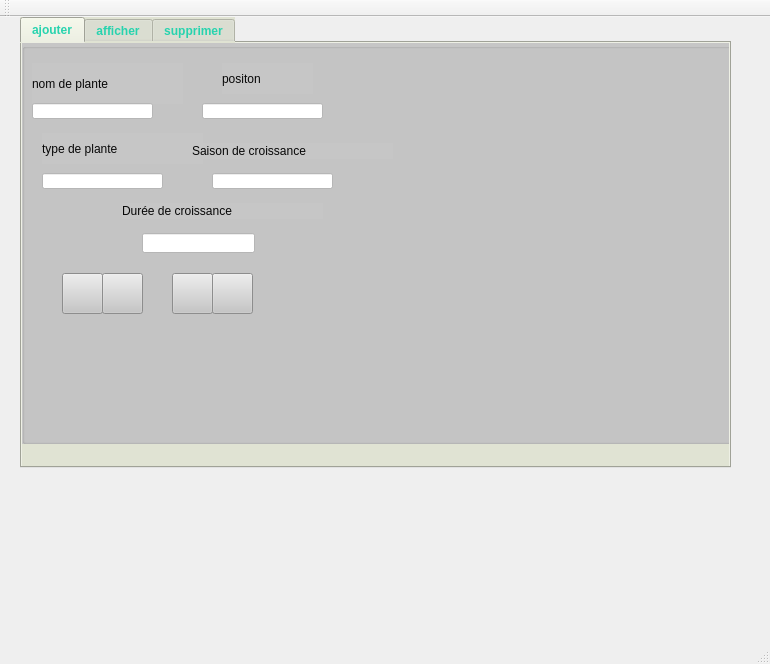
<?xml version="1.0" encoding="UTF-8"?>
<ui version="4.0">
 <class>MainWindow</class>
 <widget class="QMainWindow" name="MainWindow">
  <property name="geometry">
   <rect>
    <x>0</x>
    <y>0</y>
    <width>770</width>
    <height>664</height>
   </rect>
  </property>
  <property name="windowTitle">
   <string>Gestion des Clients</string>
  </property>
  <widget class="QWidget" name="centralWidget">
   <widget class="QTabWidget" name="tabWidget">
    <property name="geometry">
     <rect>
      <x>20</x>
      <y>0</y>
      <width>711</width>
      <height>451</height>
     </rect>
    </property>
    <property name="font">
     <font>
      <weight>75</weight>
      <bold>true</bold>
     </font>
    </property>
    <property name="styleSheet">
     <string notr="true">color: rgb(39, 211, 174);
background-color: rgb(224, 227, 211);

</string>
    </property>
    <property name="currentIndex">
     <number>0</number>
    </property>
    <property name="iconSize">
     <size>
      <width>18</width>
      <height>18</height>
     </size>
    </property>
    <widget class="QWidget" name="tab">
     <attribute name="title">
      <string>ajouter</string>
     </attribute>
     <widget class="QGroupBox" name="groupBox">
      <property name="geometry">
       <rect>
        <x>0</x>
        <y>0</y>
        <width>711</width>
        <height>401</height>
       </rect>
      </property>
      <property name="styleSheet">
       <string notr="true">background-color: rgb(198, 198, 198);</string>
      </property>
      <property name="title">
       <string/>
      </property>
      <widget class="QLabel" name="label">
       <property name="geometry">
        <rect>
         <x>10</x>
         <y>20</y>
         <width>151</width>
         <height>41</height>
        </rect>
       </property>
       <property name="styleSheet">
        <string notr="true">color: rgb(7, 7, 7);
font: 12pt &quot;MS Shell Dlg 2&quot;;</string>
       </property>
       <property name="text">
        <string>nom de plante</string>
       </property>
      </widget>
      <widget class="QLabel" name="label_2">
       <property name="geometry">
        <rect>
         <x>20</x>
         <y>90</y>
         <width>161</width>
         <height>31</height>
        </rect>
       </property>
       <property name="styleSheet">
        <string notr="true">color: rgb(7, 7, 7);
font: 12pt &quot;MS Shell Dlg 2&quot;;</string>
       </property>
       <property name="text">
        <string>type de plante</string>
       </property>
      </widget>
      <widget class="QLabel" name="label_3">
       <property name="geometry">
        <rect>
         <x>200</x>
         <y>20</y>
         <width>91</width>
         <height>31</height>
        </rect>
       </property>
       <property name="styleSheet">
        <string notr="true">color: rgb(7, 7, 7);
font: 12pt &quot;MS Shell Dlg 2&quot;;</string>
       </property>
       <property name="text">
        <string>positon</string>
       </property>
      </widget>
      <widget class="QPushButton" name="pb_ajouter">
       <property name="geometry">
        <rect>
         <x>40</x>
         <y>230</y>
         <width>41</width>
         <height>41</height>
        </rect>
       </property>
       <property name="styleSheet">
        <string notr="true">
font: 75 18pt &quot;MS Shell Dlg 2&quot;;</string>
       </property>
       <property name="text">
        <string/>
       </property>
       <property name="icon">
        <iconset>
         <normaloff>../image-removebg-preview (3).png</normaloff>../image-removebg-preview (3).png</iconset>
       </property>
      </widget>
      <widget class="QLineEdit" name="le_id">
       <property name="geometry">
        <rect>
         <x>10</x>
         <y>60</y>
         <width>121</width>
         <height>16</height>
        </rect>
       </property>
       <property name="styleSheet">
        <string notr="true">QLineEdit{
background-color: rgb(255, 255, 255);}</string>
       </property>
      </widget>
      <widget class="QLabel" name="label_11">
       <property name="geometry">
        <rect>
         <x>100</x>
         <y>160</y>
         <width>201</width>
         <height>16</height>
        </rect>
       </property>
       <property name="styleSheet">
        <string notr="true">color: rgb(7, 7, 7);
font: 12pt &quot;MS Shell Dlg 2&quot;;</string>
       </property>
       <property name="text">
        <string>Durée de croissance</string>
       </property>
      </widget>
      <widget class="QLabel" name="label_13">
       <property name="geometry">
        <rect>
         <x>170</x>
         <y>100</y>
         <width>201</width>
         <height>16</height>
        </rect>
       </property>
       <property name="styleSheet">
        <string notr="true">color: rgb(7, 7, 7);
font: 12pt &quot;MS Shell Dlg 2&quot;;</string>
       </property>
       <property name="text">
        <string>Saison de croissance</string>
       </property>
      </widget>
      <widget class="QLineEdit" name="le_pos">
       <property name="geometry">
        <rect>
         <x>180</x>
         <y>60</y>
         <width>121</width>
         <height>16</height>
        </rect>
       </property>
       <property name="styleSheet">
        <string notr="true">QLineEdit{
background-color: rgb(255, 255, 255);}</string>
       </property>
      </widget>
      <widget class="QLineEdit" name="le_type">
       <property name="geometry">
        <rect>
         <x>20</x>
         <y>130</y>
         <width>121</width>
         <height>16</height>
        </rect>
       </property>
       <property name="styleSheet">
        <string notr="true">QLineEdit{
background-color: rgb(255, 255, 255);}</string>
       </property>
      </widget>
      <widget class="QLineEdit" name="le_saison">
       <property name="geometry">
        <rect>
         <x>190</x>
         <y>130</y>
         <width>121</width>
         <height>16</height>
        </rect>
       </property>
       <property name="styleSheet">
        <string notr="true">QLineEdit{
background-color: rgb(255, 255, 255);}</string>
       </property>
      </widget>
      <widget class="QLineEdit" name="lineEdit">
       <property name="geometry">
        <rect>
         <x>120</x>
         <y>190</y>
         <width>113</width>
         <height>20</height>
        </rect>
       </property>
       <property name="styleSheet">
        <string notr="true">QLineEdit{
background-color: rgb(255, 255, 255);}</string>
       </property>
      </widget>
      <widget class="QPushButton" name="pb_ajouter_2">
       <property name="geometry">
        <rect>
         <x>80</x>
         <y>230</y>
         <width>41</width>
         <height>41</height>
        </rect>
       </property>
       <property name="styleSheet">
        <string notr="true">color: rgb(255, 14, 14);
font: 75 18pt &quot;MS Shell Dlg 2&quot;;</string>
       </property>
       <property name="text">
        <string/>
       </property>
       <property name="icon">
        <iconset>
         <normaloff>../image-removebg-preview (4).png</normaloff>../image-removebg-preview (4).png</iconset>
       </property>
      </widget>
      <widget class="QPushButton" name="pushButton_2">
       <property name="geometry">
        <rect>
         <x>150</x>
         <y>230</y>
         <width>41</width>
         <height>41</height>
        </rect>
       </property>
       <property name="text">
        <string/>
       </property>
       <property name="icon">
        <iconset>
         <normaloff>../image-removebg-preview (7).png</normaloff>../image-removebg-preview (7).png</iconset>
       </property>
      </widget>
      <widget class="QPushButton" name="pushButton_3">
       <property name="geometry">
        <rect>
         <x>190</x>
         <y>230</y>
         <width>41</width>
         <height>41</height>
        </rect>
       </property>
       <property name="text">
        <string/>
       </property>
       <property name="icon">
        <iconset>
         <normaloff>../image-removebg-preview (6).png</normaloff>../image-removebg-preview (6).png</iconset>
       </property>
      </widget>
     </widget>
    </widget>
    <widget class="QWidget" name="tab_2">
     <attribute name="title">
      <string>afficher</string>
     </attribute>
     <widget class="QTableView" name="tableView">
      <property name="geometry">
       <rect>
        <x>240</x>
        <y>0</y>
        <width>461</width>
        <height>401</height>
       </rect>
      </property>
     </widget>
     <widget class="QLineEdit" name="le_rechercher_2">
      <property name="geometry">
       <rect>
        <x>20</x>
        <y>30</y>
        <width>171</width>
        <height>20</height>
       </rect>
      </property>
      <property name="styleSheet">
       <string notr="true">background-color: rgb(255, 255, 255);</string>
      </property>
     </widget>
     <widget class="QPushButton" name="rechercher">
      <property name="geometry">
       <rect>
        <x>200</x>
        <y>30</y>
        <width>41</width>
        <height>23</height>
       </rect>
      </property>
      <property name="styleSheet">
       <string notr="true">QPushButton {
background-color: rgb(255, 213, 44);color :rgb(255, 255, 255);
border-radius: 70px;
}</string>
      </property>
      <property name="text">
       <string/>
      </property>
      <property name="icon">
       <iconset>
        <normaloff>../image-removebg-preview.png</normaloff>../image-removebg-preview.png</iconset>
      </property>
     </widget>
     <widget class="QRadioButton" name="radioButton">
      <property name="geometry">
       <rect>
        <x>50</x>
        <y>90</y>
        <width>83</width>
        <height>18</height>
       </rect>
      </property>
      <property name="text">
       <string>tri id</string>
      </property>
     </widget>
     <widget class="QRadioButton" name="radioButton_2">
      <property name="geometry">
       <rect>
        <x>50</x>
        <y>130</y>
        <width>83</width>
        <height>18</height>
       </rect>
      </property>
      <property name="text">
       <string>tri pos</string>
      </property>
     </widget>
    </widget>
    <widget class="QWidget" name="tab_3">
     <attribute name="title">
      <string>supprimer</string>
     </attribute>
     <widget class="QGroupBox" name="groupBox_3">
      <property name="geometry">
       <rect>
        <x>0</x>
        <y>0</y>
        <width>691</width>
        <height>501</height>
       </rect>
      </property>
      <property name="title">
       <string/>
      </property>
      <widget class="QLabel" name="label_4">
       <property name="geometry">
        <rect>
         <x>50</x>
         <y>30</y>
         <width>261</width>
         <height>41</height>
        </rect>
       </property>
       <property name="styleSheet">
        <string notr="true">color: rgb(7, 7, 7);
font: 18pt &quot;MS Shell Dlg 2&quot;;</string>
       </property>
       <property name="text">
        <string>taper l'identifiant</string>
       </property>
      </widget>
      <widget class="QLineEdit" name="lineEdit_9">
       <property name="geometry">
        <rect>
         <x>60</x>
         <y>70</y>
         <width>331</width>
         <height>51</height>
        </rect>
       </property>
       <property name="styleSheet">
        <string notr="true">background-color: rgb(255, 255, 255);</string>
       </property>
      </widget>
      <widget class="QPushButton" name="pushButton_supp">
       <property name="geometry">
        <rect>
         <x>190</x>
         <y>240</y>
         <width>141</width>
         <height>51</height>
        </rect>
       </property>
       <property name="styleSheet">
        <string notr="true">font: 75 16pt &quot;MS Shell Dlg 2&quot;;</string>
       </property>
       <property name="text">
        <string>supprimer</string>
       </property>
      </widget>
     </widget>
    </widget>
   </widget>
  </widget>
  <widget class="QMenuBar" name="menuBar">
   <property name="geometry">
    <rect>
     <x>0</x>
     <y>0</y>
     <width>770</width>
     <height>26</height>
    </rect>
   </property>
  </widget>
  <widget class="QToolBar" name="mainToolBar">
   <attribute name="toolBarArea">
    <enum>TopToolBarArea</enum>
   </attribute>
   <attribute name="toolBarBreak">
    <bool>false</bool>
   </attribute>
  </widget>
  <widget class="QStatusBar" name="statusBar"/>
 </widget>
 <layoutdefault spacing="6" margin="11"/>
 <resources/>
 <connections/>
</ui>
